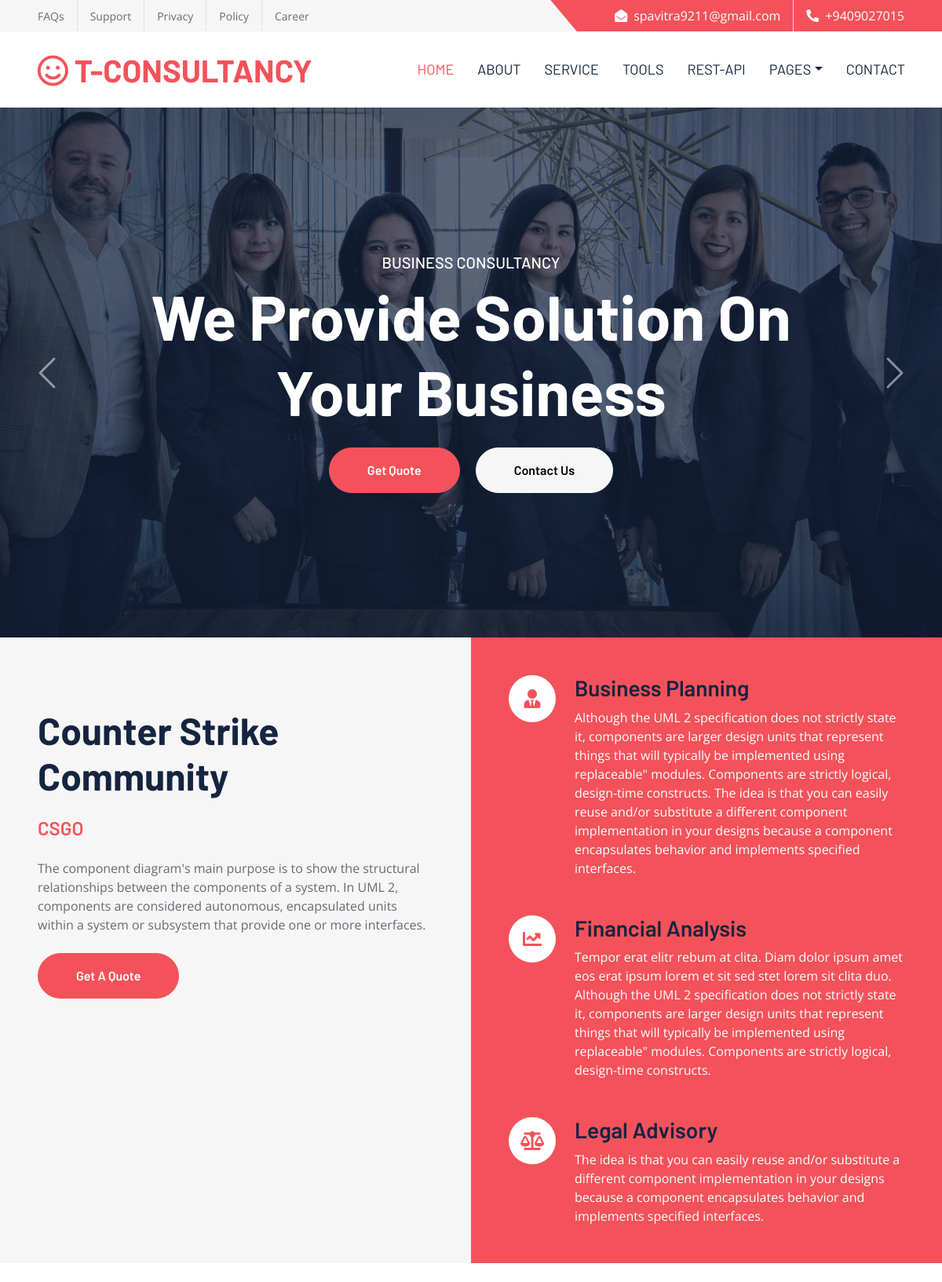
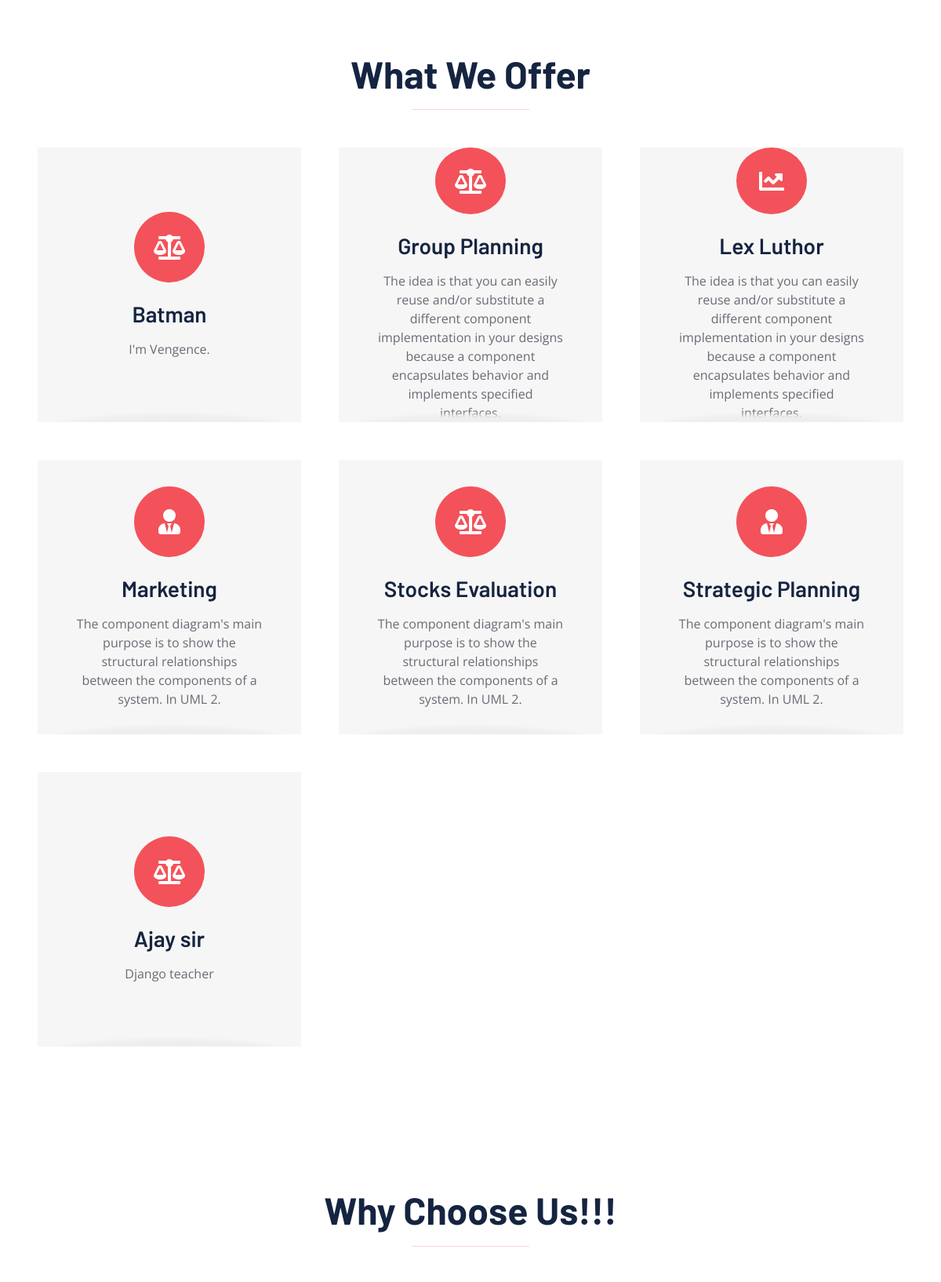
The page / (upper part) on the database its author committed (2 pictures, top to bottom).
### aboutus/models.py (models this page shows, shortened)
class AboutUs(models.Model):
    title = models.CharField(max_length=200, default="Welcome To T-CONSULTANCY")
    subtitle = models.CharField(max_length=300, default="Diam dolor diam ipsum sit. Clita erat ipsum et lorem stet no lorem sit clita duo justo magna dolore")
    description = models.TextField(default="Et stet ipsum nonumy rebum eos justo, accusam invidunt aliquyam stet magna at et sanctus, vero sea sit amet dolores, sit dolor duo invidunt dolor, kasd rebum consetetur diam invidunt erat stet.")
    quote_button_text = models.CharField(max_length=50, default="Get A Quote")
    service_1_title = models.CharField(max_length=100, default="Business Planning")
    service_1_description = models.TextField(default="Tempor erat elitr rebum at clita. Diam dolor ipsum amet eos erat ipsum lorem et sit sed stet lorem sit clita duo")
    service_1_icon = models.CharField(max_length=50, default="fa-user-tie")
    service_2_title = models.CharField(max_length=100, default="Financial Analysis")
    service_2_description = models.TextField(default="Tempor erat elitr rebum at clita. Diam dolor ipsum amet eos erat ipsum lorem et sit sed stet lorem sit clita duo")
    service_2_icon = models.CharField(max_length=50, default="fa-chart-line")
    service_3_title = models.CharField(max_length=100, default="Legal Advisory")
    service_3_description = models.TextField(default="Tempor erat elitr rebum at clita. Diam dolor ipsum amet eos erat ipsum lorem et sit sed stet lorem sit clita duo")
    service_3_icon = models.CharField(max_length=50, default="fa-balance-scale")

### ourservice/models.py (models this page shows, shortened)
class Service(models.Model):
    service_title = models.CharField(max_length= 150)
    service_desc = models.TextField()
    service_read_link = models.CharField(max_length= 150, blank=True)
    service_icon = models.CharField(max_length=150, default='fa-cog', help_text='fa-chart-line')

### home/views.py (the view)
# urls.py: path('', views.home_view, name ='home'),
def home_view(request):
    services = Service.objects.all()
    features = Feature.objects.all()
    testimonials = Testimonial.objects.all()
    about = AboutUs.objects.first()
    blogs = Blog.objects.all().order_by('-date')[:3]
    form = StayUpdateForm()
    return render(request, 'index.html', {'services': services,'features': features, 'testimonials': testimonials,'about': about, 'blogs': blogs, 'form':form})

### ourservice/context_processors.py (called while the page is built)
def services_context(request):
    services = Service.objects.all()
    return {'services': services}

### stayupdate/context_processors.py (called while the page is built)
def stayupdate_form(request):
    return {'stayupdate_form': StayUpdateForm()}

### team/context_processors.py (called while the page is built)
def team_members(request):
    return {
        'team_members': TeamMember.objects.all()
    }

### templates/index.html (shortened to what this page needs)
{% extends 'base.html' %}
{% load static %}
{% block content %}
    <div class="container-fluid p-0">
        <div id="header-carousel" class="carousel slide carousel-fade" data-bs-ride="carousel">
            <div class="carousel-inner">
                <div class="carousel-item active">
                    <img class="w-100" src="{% static 'img/carousel-1.jpg' %}" alt="Image">
                    <div class="carousel-caption d-flex flex-column align-items-center justify-content-center">
                        <div class="p-3" style="max-width: 900px;">
                            <h5 class="text-white text-uppercase">Business Consultancy</h5>
                            <h1 class="display-1 text-white mb-md-4">We Provide Solution On Your Business</h1>
                            <a href="{% url 'quote' %}" class="btn btn-primary py-md-3 px-md-5 me-3 rounded-pill">Get Quote</a>
                            <a href="{% url 'contact' %}" class="btn btn-secondary py-md-3 px-md-5 rounded-pill">Contact Us</a>
                        </div>
                    </div>
                </div>
            </div>
            <button class="carousel-control-prev" type="button" data-bs-target="#header-carousel"
                data-bs-slide="prev">
                <span class="carousel-control-prev-icon" aria-hidden="true"></span>
            </button>
            <button class="carousel-control-next" type="button" data-bs-target="#header-carousel"
                data-bs-slide="next">
                <span class="carousel-control-next-icon" aria-hidden="true"></span>
            </button>
        </div>
    </div>
    {% include 'partials/about_section.html' %}
    {% include 'partials/service_section.html' %}
    {% include 'partials/feature_section.html' %}
{% endblock %}

### templates/partials/about_section.html
{% load static %}
<div class="container-fluid bg-secondary p-0">
    <div class="row g-0">
        <div class="col-lg-6 py-6 px-5">
            <h1 class="display-5 mb-4">{{ about.title }}</h1>
            <h4 class="text-primary mb-4">{{ about.subtitle }}</h4>
            <p class="mb-4">{{ about.description }}</p>
            <a href="{% url 'quote' %}" class="btn btn-primary py-md-3 px-md-5 rounded-pill">{{ about.quote_button_text }}</a>
        </div>
        <div class="col-lg-6">
            <div class="h-100 d-flex flex-column justify-content-center bg-primary p-5">
                <div class="d-flex text-white mb-5">
                    <div class="d-flex flex-shrink-0 align-items-center justify-content-center bg-white text-primary rounded-circle mx-auto mb-4"
                        style="width: 60px; height: 60px;">
                        <i class="fa {{ about.service_1_icon }} fs-4"></i>
                    </div>
                    <div class="ps-4">
                        <h3>{{ about.service_1_title }}</h3>
                        <p class="mb-0">{{ about.service_1_description }}</p>
                    </div>
                </div>
                <div class="d-flex text-white mb-5">
                    <div class="d-flex flex-shrink-0 align-items-center justify-content-center bg-white text-primary rounded-circle mx-auto mb-4"
                        style="width: 60px; height: 60px;">
                        <i class="fa {{ about.service_2_icon }} fs-4"></i>
                    </div>
                    <div class="ps-4">
                        <h3>{{ about.service_2_title }}</h3>
                        <p class="mb-0">{{ about.service_2_description }}</p>
                    </div>
                </div>
                <div class="d-flex text-white">
                    <div class="d-flex flex-shrink-0 align-items-center justify-content-center bg-white text-primary rounded-circle mx-auto mb-4"
                        style="width: 60px; height: 60px;">
                        <i class="fa {{ about.service_3_icon }} fs-4"></i>
                    </div>
                    <div class="ps-4">
                        <h3>{{ about.service_3_title }}</h3>
                        <p class="mb-0">{{ about.service_3_description }}</p>
                    </div>
                </div>
            </div>
        </div>
    </div>
</div>

### templates/partials/service_section.html (shortened to what this page needs)
{% load static %}
<div class="container-fluid py-6 px-5">
    <div class="text-center mx-auto mb-5" style="max-width: 600px;">
        <h1 class="display-5 mb-0">What We Offer</h1>
        <hr class="w-25 mx-auto bg-primary">
    </div>
    <div class="row g-5">
        {% for service in services %}
        <div class="col-lg-4 col-md-6">
            <div class="service-item bg-secondary text-center px-5">
                <div class="d-flex align-items-center justify-content-center bg-primary text-white rounded-circle mx-auto mb-4" style="width: 90px; height: 90px;">
                <i class="fa {{service.service_icon}} fa-2x"></i>
                </div>
                <h3 class="mb-3">{{ service.service_title }}</h3>
                <p class="mb-0">{{ service.service_desc }}</p>
            </div>
        </div>
        {% empty %}
        <p class="text-center">No services available yet. Please add some in the admin panel.</p>
        {% endfor %}
    </div>
</div>

### static/css/style.css (style rules this page uses)
:root { --primary: #F3525A; --secondary: #F6F6F6; --light: #FFFFFF; --dark: #152440; }
h1, h2, .font-weight-bold { font-weight: 700 !important; }
h3, h4, .font-weight-semi-bold { font-weight: 600 !important; }
h5, h6, .font-weight-medium { font-weight: 500 !important; }
.py-6 { padding-top: 90px; padding-bottom: 90px; }
.btn { font-family: 'Barlow', sans-serif; font-weight: 600; transition: .5s; }
.btn-primary { color: #FFFFFF; }
.carousel-caption { top: 0; left: 0; right: 0; bottom: 0; background: rgba(21, 36, 64, .7); z-index: 1; }
.carousel-control-prev, .carousel-control-next { width: 10%; }
.carousel-control-prev-icon, .carousel-control-next-icon { width: 3rem; height: 3rem; }
.service-item { position: relative; overflow: hidden; height: 350px; display: flex; flex-direction: column; align-items: center; justify-content: center; transition: .3s; }
.service-item::after { position: absolute; content: ""; width: 100%; height: 50px; bottom: -50px; left: 0; background: var(--light); border-radius: 100% 100% 0 0; box-shadow: 0px -10px 5px #EEEEEE; transition: .5s; }
.service-item p { transition: .3s; }

### rows shown on the page
AboutUs: title "Counter Strike Community", subtitle "CSGO", description "The component diagram's main purpose is to show the structural relationships between the components of a system. In UML 2, components are considered autonomous, encapsulated units within a system or subsystem that provide one or more interfaces.", quote_button_text "Get A Quote", service_1_title "Business Planning", service_1_description "Although the UML 2 specification does not strictly state it, components are larger design units that represent things that will typically be implemented using replaceable\" modules. Components are strictly logical, design-time constructs. The idea is that you can easily reuse and/or substitute a different component implementation in your designs because a component encapsulates behavior and implements specified interfaces.", service_2_title "Financial Analysis", service_2_description "Tempor erat elitr rebum at clita. Diam dolor ipsum amet eos erat ipsum lorem et sit sed stet lorem sit clita duo. Although the UML 2 specification does not strictly state it, components are larger design units that represent things that will typically be implemented using replaceable\" modules. Components are strictly logical, design-time constructs.", service_3_title "Legal Advisory", service_3_description "The idea is that you can easily reuse and/or substitute a different component implementation in your designs because a component encapsulates behavior and implements specified interfaces."
Service: service_title "Batman", service_desc "I'm Vengence."
Service: service_title "Group Planning", service_desc "The idea is that you can easily reuse and/or substitute a different component implementation in your designs because a component encapsulates behavior and implements specified interfaces."
Service: service_title "Lex Luthor", service_desc "The idea is that you can easily reuse and/or substitute a different component implementation in your designs because a component encapsulates behavior and implements specified interfaces."
Service: service_title "Marketing", service_desc "The component diagram's main purpose is to show the structural relationships between the components of a system. In UML 2."
Service: service_title "Stocks Evaluation", service_desc "The component diagram's main purpose is to show the structural relationships between the components of a system. In UML 2."
Service: service_title "Strategic Planning", service_desc "The component diagram's main purpose is to show the structural relationships between the components of a system. In UML 2."
Service: service_title "Ajay sir", service_desc "Django teacher"
